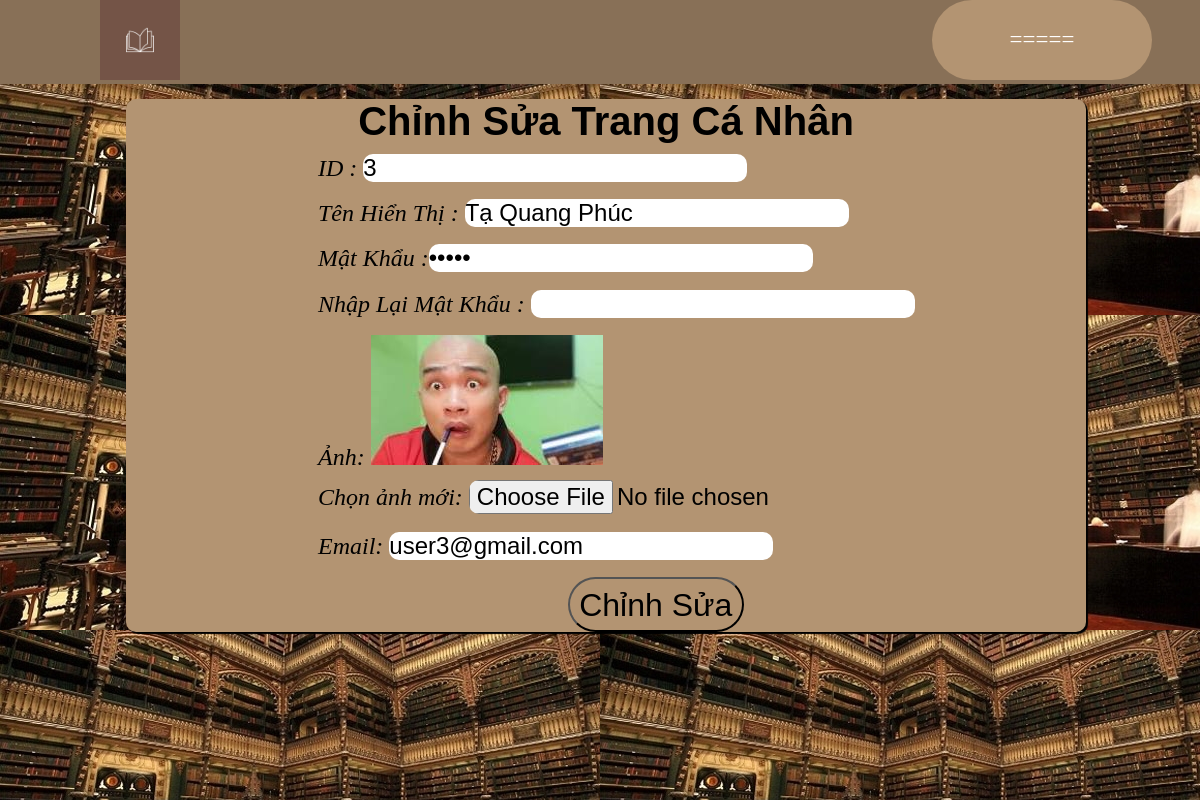
The page /main/edit_profile.php on the database its author committed.
### tables this page shows
CREATE TABLE `users` (
  `id_user` int(11) NOT NULL,
  `username` varchar(50) NOT NULL,
  `password` varchar(255) NOT NULL,
  `name` varchar(50) NOT NULL,
  `email` varchar(50) NOT NULL,
  `img` varchar(50) NOT NULL,
  `phone` varchar(50) NOT NULL
);

### main/edit_profile.php (the view, shortened to what this page needs)
<!DOCTYPE html>
<html lang="en">
<head>
    <link rel="stylesheet" type="text/css" href="../css/add_book.css">
    <link rel="stylesheet" type="text/css" href="../main/headerAndFooter.css">
</head>
<?php
$conn = mysqli_connect("127.0.0.1","root","","ql_sach") or die("Không kết nối được");
mysqli_set_charset($conn,"utf8");
$query = "SELECT * FROM `users` ";
$result = mysqli_query($conn, $query)or die(mysqli_error($conn));
?>
<body style="background: url(../img/book_shop.jpg) ;">
 <div id="header">
        <img class="logo" src="../icon/bookicon.jpg  "alt="a">
        <ul class="sub">
            <a class="login" href="">=====</a>
        </ul>
    </div>
    <div id="body">
        <div class="big_box" style=" height:fit-content  ; ">
        <?php
               if($rows = mysqli_fetch_array($result)){
                ?>
        <div class="content">
            <h1>Chỉnh Sửa Trang Cá Nhân</h1>
        </div>
        <div id="big_form">
        <form action="" method="post">
            <div class="small-form">
                <p>ID : <input type="text" name="id_user" value="<?php echo($rows["id_user"]) ?>" ></p>
                <p>Tên Hiển Thị : <input type="text" name="name" value="<?php echo($rows["name"])?>"></p>
                <p>Mật Khẩu :<input type="password" name="password" value="<?php echo($rows["password"])?>"></p>
                <p>Nhập Lại Mật Khẩu : <input type="password" name="re-password" value=""></p>
                <p>Ảnh: <img src="../user_profile_img/<?php echo $rows['img']; ?>" alt="Ảnh hiện tại"></p>
                <p>Chọn ảnh mới: <input type="file" name="img"></p>
                <p>Email: <input type="email" name="email" value="<?php echo($rows["email"])?> " ></p>
                <button name="btn_add" class="butt" >Chỉnh Sửa</button>
                </form>
        </div>
        </div>
        <?php
               }
        ?>
        </div>
</body>
</html>

### css/add_book.css (style rules this page uses)
* { padding : 0; margin: 0; box-sizing: border-box; }
#body { height: 100vh; padding-top : 80px ; padding-bottom: 80px ; background: url(../img/book_shop.jpg); }
#body .big_box { height: 80%; width: 80%; margin-left: 10.5%; margin-top: 1%; border-radius: 10px; background-color: rgb(179, 148, 114); box-shadow: 2px 2px 1px 0; }
#body .content { height: 20%; width: 100%; margin-top: 2%; text-align: center; }
.content h1 { font-family: 'Trebuchet MS', 'Lucida Sans Unicode', 'Lucida Grande', 'Lucida Sans', Arial, sans-serif; height: 80%; width: 100%; display: inline; text-align: center; font-size: 250%; }
.small-form p { margin-top: 1%; margin-bottom: 1%; margin-left: 20%; font-style: italic ; font-size: 150%; }
.small-form input { width: 50%; font-size: 100%; line-height: 20px; border-radius: 10px; border:1px; margin-bottom: 1%; }
.small-form button { line-height: 100%; font-size: 130%; border-radius: 10px; margin-left: 46%; font-size: 200%; background-color: rgb(179, 148, 114); padding: 1%; border-radius: 50px; }

### main/headerAndFooter.css (style rules this page uses)
* { padding : 0; margin: 0; box-sizing: border-box; }
:root { --cl: rgb(136,112,87); }
html { background-color: rgb( 246,232,215 ); }
#header { top: 0; position: fixed; height: 10.5%; width: 100%; background-color: rgb(136,112,87); }
#header .logo { float: left; height: 80x; width: 80px; background-color: var(--cl); margin-left: 100px; }
#header .sub { height: 80px; width: 220px; display: block; background-color:rgb(179, 148, 114); float: right; margin: 0 1%; margin-right: 4%; text-align: center; border-radius:80px; line-height: 45px; }
#header .login { width: 100%; text-decoration: none; line-height: 80px; font-size: 23px; color: white; }

### rows shown on the page
users: id_user "3", name "Tạ Quang Phúc", img (picture), email "user3@gmail.com"
